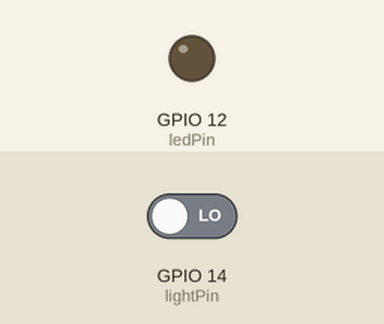
The sketch below on a simulated ESP32. On the bench: output pins drawn as LEDs (lit = HIGH). Inputs (shaded band) come from the test bench; at power-on: GPIO 14 (lightPin) LOW. WiFi joins after 1.5 s; servers stay silent unless stated; no MQTT or app messages arrive unless stated; what the sketch prints to the serial monitor is not drawn.

Above: at 0.0 s.
At 1.6 s:
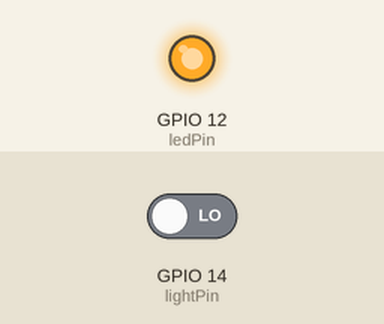
Timing chart, 0 to 3.1 s (numbered marks = the images above):
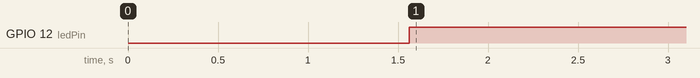

The sketch:

main_code.ino
```cpp
#include <WiFi.h>
#include <PubSubClient.h>

// 1. 우리 공장 환경에 맞게 수정할 부분
const char* ssid = "YOUR_WIFI_SSID";          // 와이파이 이름
const char* password = "YOUR_WIFI_PASSWORD";  // 와이파이 비밀번호
const char* mqtt_server = "YOUR_SERVER_IP";   // MQTT 서버(브로커) 주소

// 2. 핀 번호 설정 (앞에서 약속한 대로)
#define lightPin 14  // 광센서 연결 (D14)
#define ledPin 12    // 상태 표시용 LED 연결 (D12)

WiFiClient espClient;
PubSubClient client(espClient);

long stTime;
int ndx = 0;
int onTime = 60;

void setup_wifi() {
  delay(10);
  Serial.println();
  Serial.print("Connecting to ");
  Serial.println(ssid);

  WiFi.begin(ssid, password);

  while (WiFi.status() != WL_CONNECTED) {
    delay(500);
    Serial.print(".");
  }

  Serial.println("");
  Serial.println("WiFi connected");
}

void reconnect() {
  // 서버와 연결이 끊어졌을 때 다시 연결 시도
  while (!client.connected()) {
    Serial.print("Attempting MQTT connection...");
    if (client.connect("ESP32_Factory_Sensor")) {
      Serial.println("connected");
    } else {
      Serial.print("failed, rc=");
      Serial.print(client.state());
      delay(5000);
    }
  }
}

void setup() {
  Serial.begin(115200);
  pinMode(lightPin, INPUT);
  pinMode(ledPin, OUTPUT);

  setup_wifi();
  client.setServer(mqtt_server, 1883);

  stTime = millis();
}

void loop() {
  if (!client.connected()) {
    reconnect();
  }
  client.loop();

  ndx++;

  // --- 기존 가동 시간 측정 로직 ---
  int opLevel = digitalRead(lightPin);  // 0(켜짐), 1(꺼짐) 읽기
  digitalWrite(ledPin, !opLevel);       // 센서가 0일 때 LED를 켜기 위해 반전(!)
  onTime -= opLevel;                    // 꺼진 시간만큼 차감하여 가동 시간 계산

  // 정확히 1초 간격 유지
  while (millis() - stTime < ndx * 1000) {
    delay(10);
  }

  // 60초(1분)가 되면 서버로 전송
  if (ndx >= 60) {
    char msg[10];
    snprintf(msg, 10, "%d", onTime);

    Serial.print("Sending 1min Uptime: ");
    Serial.println(msg);

    // 'factory/machine1/uptime' 이라는 주제(Topic)로 데이터 전송
    client.publish("factory/machine1/uptime", msg);

    // 다음 측정을 위해 초기화
    stTime = millis();
    onTime = 60;
    ndx = 0;
  }
}
```

Measured:
- by itself, GPIO 12 (ledPin): LOW → HIGH at 1.6 s
